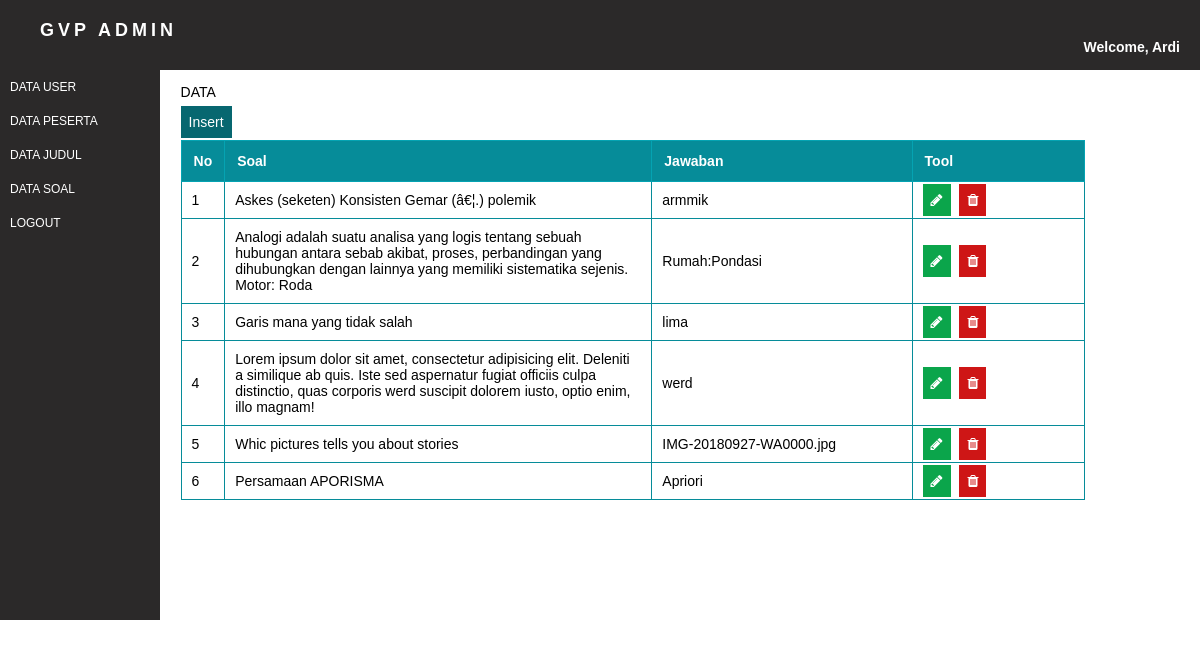
/modul/index.php?menu=soal/data_soal, run on the app's committed database.
### tables this page shows
CREATE TABLE IF NOT EXISTS `soal` (
  `id_soal` int(11) NOT NULL,
  `soal` varchar(255) NOT NULL,
  `pilihan_1` varchar(100) NOT NULL,
  `pilihan_2` varchar(100) NOT NULL,
  `pilihan_3` varchar(100) NOT NULL,
  `pilihan_4` varchar(100) NOT NULL,
  `pilihan_5` varchar(100) NOT NULL,
  `pilihan_6` varchar(100) NOT NULL,
  `id_judul` int(11) NOT NULL,
  `jawaban` varchar(100) NOT NULL
);

### core/class.php (called while the page is built, shortened)
<?php
class soal{
    function tampil_data(){
      $data = mysql_query("select * from soal");
      while($d=mysql_fetch_array($data)){
        $hasil[] = $d;
      }
      return $hasil;
    }
}
?>

### modul/soal/data_soal.php (the view, shortened to what this page needs)
<?php
include '../core/class.php';
$soal = new soal();
?>
<p>DATA</p>
  <a class="btn btn-add wd-large hg-high top-medium" href="?menu=soal/add_soal">Insert</a>
<table>
<thead>
  <tr>
    <th>No</th>
    <th width="50%">Soal</th>
    <th width="30%">Jawaban</th>
    <th width="20%">Tool</th>
  </tr>
</thead>
  <?php
    $no = 1;
    foreach($soal->tampil_data() as $data){
  ?>
<tbody>
  <tr>
    <td><?php echo $no++; ?></td>
    <td><?php echo $data['soal']; ?></td>
    <td><?php echo $data['jawaban']; ?></td>
    <td>
      <?php echo "<a href=?menu=soal/edit_soal&amp;id=$data[id_soal]&aksi=edit_gambar class='btn btn-edit'><i class='fa fa-pencil'></i></a>";?>
      <a href="soal/process.php?id=<?php echo $data['id_soal']; ?>&aksi=hapus" class="btn btn-delete sp-small" onclick="return confirm('Are you sure you want to delete this soal?');"><i class="fa fa-trash"></i></a>
    </td>
  </tr>
</tbody>
<?php
  }
  ?>
</table>

### assets/css/style.css (style rules this page uses)
html { height: 100%; }
body { background: #fff; font-family: helvetica; font-size: 14px; margin:0; }
a { text-decoration: none; }
.sp-small { margin:0px 5px; }
.top-medium { margin:10px 0px; }
.hg-high { height:50px; }
.btn { padding:7px; }
.btn-edit { color:#fff; background: #0ba54b; height:25px; border:1px solid #0ba54b; text-align: center; }
.btn-delete { color:#fff; background: #ce1616; height:25px; border:1px solid #ce1616; text-align: center; }
.btn-add { color:#fff; background: #076770; border:1px solid #076770; text-align: center; }
table { border-collapse: collapse; width: 100%; margin-top:10px; }
thead td,th { border: 1px solid #ddd; }
thead tr th { padding: 12px; text-align: left; background-color: #068c99; border:1px solid #05a3b2; color: #fff; }
tbody tr td { padding:10px 10px; border:1px solid #068c99; }

### data on the page
soal: soal "Askes (seketen) Konsisten Gemar (â€¦.) polemik", jawaban "armmik"
soal: soal "Analogi adalah suatu analisa yang logis tentang sebuah hubungan antara sebab akibat, proses, perbandingan yang dihubungkan dengan lainnya yang memiliki sistematika sejenis. Motor: Roda", jawaban "Rumah:Pondasi"
soal: soal "Garis mana yang tidak salah", jawaban "lima"
soal: soal "Lorem ipsum dolor sit amet, consectetur adipisicing elit. Deleniti a similique ab quis. Iste sed aspernatur fugiat officiis culpa distinctio, quas corporis werd suscipit dolorem iusto, optio enim, illo magnam!", jawaban "werd"
soal: soal "Whic pictures tells you about stories", jawaban "IMG-20180927-WA0000.jpg"
soal: soal "Persamaan APORISMA", jawaban "Apriori"
